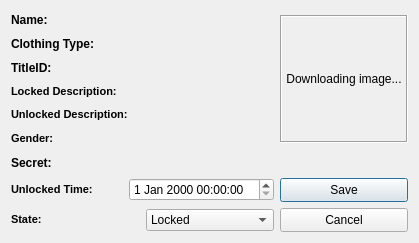
<?xml version="1.0" encoding="UTF-8"?>
<ui version="4.0">
 <class>AvatarAwardDialog</class>
 <widget class="QDialog" name="AvatarAwardDialog">
  <property name="geometry">
   <rect>
    <x>0</x>
    <y>0</y>
    <width>419</width>
    <height>243</height>
   </rect>
  </property>
  <property name="windowTitle">
   <string>Avatar Award Entry</string>
  </property>
  <layout class="QGridLayout" name="gridLayout_2">
   <item row="0" column="0">
    <layout class="QGridLayout" name="gridLayout">
     <item row="0" column="0">
      <widget class="QLabel" name="nameLbl">
       <property name="minimumSize">
        <size>
         <width>261</width>
         <height>16</height>
        </size>
       </property>
       <property name="text">
        <string>&lt;b&gt;Name: &lt;/b&gt;</string>
       </property>
       <property name="wordWrap">
        <bool>true</bool>
       </property>
      </widget>
     </item>
     <item row="0" column="1" rowspan="6">
      <widget class="QLabel" name="awardImg">
       <property name="minimumSize">
        <size>
         <width>128</width>
         <height>128</height>
        </size>
       </property>
       <property name="maximumSize">
        <size>
         <width>128</width>
         <height>128</height>
        </size>
       </property>
       <property name="frameShape">
        <enum>QFrame::Box</enum>
       </property>
       <property name="frameShadow">
        <enum>QFrame::Sunken</enum>
       </property>
       <property name="text">
        <string>Downloading image...</string>
       </property>
       <property name="alignment">
        <set>Qt::AlignCenter</set>
       </property>
       <property name="wordWrap">
        <bool>true</bool>
       </property>
      </widget>
     </item>
     <item row="1" column="0">
      <widget class="QLabel" name="clothingTypeLbl">
       <property name="minimumSize">
        <size>
         <width>261</width>
         <height>16</height>
        </size>
       </property>
       <property name="text">
        <string>&lt;b&gt;Clothing Type: &lt;/b&gt;</string>
       </property>
       <property name="wordWrap">
        <bool>true</bool>
       </property>
      </widget>
     </item>
     <item row="2" column="0">
      <widget class="QLabel" name="titleIdLbl">
       <property name="minimumSize">
        <size>
         <width>261</width>
         <height>16</height>
        </size>
       </property>
       <property name="text">
        <string>&lt;b&gt;TitleID: &lt;/b&gt;</string>
       </property>
       <property name="wordWrap">
        <bool>true</bool>
       </property>
      </widget>
     </item>
     <item row="3" column="0">
      <widget class="QLabel" name="lockedDescLbl">
       <property name="minimumSize">
        <size>
         <width>261</width>
         <height>16</height>
        </size>
       </property>
       <property name="text">
        <string>&lt;!DOCTYPE HTML PUBLIC &quot;-//W3C//DTD HTML 4.0//EN&quot; &quot;http://www.w3.org/TR/REC-html40/strict.dtd&quot;&gt;
&lt;html&gt;&lt;head&gt;&lt;meta name=&quot;qrichtext&quot; content=&quot;1&quot; /&gt;&lt;style type=&quot;text/css&quot;&gt;
p, li { white-space: pre-wrap; }
&lt;/style&gt;&lt;/head&gt;&lt;body style=&quot; font-family:'MS Shell Dlg 2'; font-size:8.25pt; font-weight:400; font-style:normal;&quot;&gt;
&lt;p style=&quot; margin-top:0px; margin-bottom:0px; margin-left:0px; margin-right:0px; -qt-block-indent:0; text-indent:0px;&quot;&gt;&lt;span style=&quot; font-weight:600;&quot;&gt;Locked Description: &lt;/span&gt;&lt;/p&gt;&lt;/body&gt;&lt;/html&gt;</string>
       </property>
       <property name="wordWrap">
        <bool>true</bool>
       </property>
      </widget>
     </item>
     <item row="4" column="0">
      <widget class="QLabel" name="unlockedDescLbl">
       <property name="minimumSize">
        <size>
         <width>261</width>
         <height>16</height>
        </size>
       </property>
       <property name="text">
        <string>&lt;!DOCTYPE HTML PUBLIC &quot;-//W3C//DTD HTML 4.0//EN&quot; &quot;http://www.w3.org/TR/REC-html40/strict.dtd&quot;&gt;
&lt;html&gt;&lt;head&gt;&lt;meta name=&quot;qrichtext&quot; content=&quot;1&quot; /&gt;&lt;style type=&quot;text/css&quot;&gt;
p, li { white-space: pre-wrap; }
&lt;/style&gt;&lt;/head&gt;&lt;body style=&quot; font-family:'MS Shell Dlg 2'; font-size:8.25pt; font-weight:400; font-style:normal;&quot;&gt;
&lt;p style=&quot; margin-top:0px; margin-bottom:0px; margin-left:0px; margin-right:0px; -qt-block-indent:0; text-indent:0px;&quot;&gt;&lt;span style=&quot; font-size:8pt; font-weight:600;&quot;&gt;Unlocked Description: &lt;/span&gt;&lt;/p&gt;&lt;/body&gt;&lt;/html&gt;</string>
       </property>
       <property name="wordWrap">
        <bool>true</bool>
       </property>
      </widget>
     </item>
     <item row="5" column="0">
      <widget class="QLabel" name="genderLbl">
       <property name="minimumSize">
        <size>
         <width>261</width>
         <height>16</height>
        </size>
       </property>
       <property name="text">
        <string>&lt;!DOCTYPE HTML PUBLIC &quot;-//W3C//DTD HTML 4.0//EN&quot; &quot;http://www.w3.org/TR/REC-html40/strict.dtd&quot;&gt;
&lt;html&gt;&lt;head&gt;&lt;meta name=&quot;qrichtext&quot; content=&quot;1&quot; /&gt;&lt;style type=&quot;text/css&quot;&gt;
p, li { white-space: pre-wrap; }
&lt;/style&gt;&lt;/head&gt;&lt;body style=&quot; font-family:'MS Shell Dlg 2'; font-size:8.25pt; font-weight:400; font-style:normal;&quot;&gt;
&lt;p style=&quot; margin-top:0px; margin-bottom:0px; margin-left:0px; margin-right:0px; -qt-block-indent:0; text-indent:0px;&quot;&gt;&lt;span style=&quot; font-size:8pt; font-weight:600;&quot;&gt;Gender: &lt;/span&gt;&lt;/p&gt;&lt;/body&gt;&lt;/html&gt;</string>
       </property>
       <property name="wordWrap">
        <bool>true</bool>
       </property>
      </widget>
     </item>
     <item row="6" column="0">
      <widget class="QLabel" name="secretLbl">
       <property name="text">
        <string>&lt;b&gt;Secret: &lt;/b&gt;</string>
       </property>
      </widget>
     </item>
     <item row="7" column="0" colspan="2">
      <layout class="QVBoxLayout" name="verticalLayout">
       <item>
        <layout class="QHBoxLayout" name="horizontalLayout">
         <item>
          <widget class="QLabel" name="label_8">
           <property name="text">
            <string>&lt;!DOCTYPE HTML PUBLIC &quot;-//W3C//DTD HTML 4.0//EN&quot; &quot;http://www.w3.org/TR/REC-html40/strict.dtd&quot;&gt;
&lt;html&gt;&lt;head&gt;&lt;meta name=&quot;qrichtext&quot; content=&quot;1&quot; /&gt;&lt;style type=&quot;text/css&quot;&gt;
p, li { white-space: pre-wrap; }
&lt;/style&gt;&lt;/head&gt;&lt;body style=&quot; font-family:'MS Shell Dlg 2'; font-size:8.25pt; font-weight:400; font-style:normal;&quot;&gt;
&lt;p style=&quot; margin-top:0px; margin-bottom:0px; margin-left:0px; margin-right:0px; -qt-block-indent:0; text-indent:0px;&quot;&gt;&lt;span style=&quot; font-size:8pt; font-weight:600;&quot;&gt;Unlocked Time:&lt;/span&gt;&lt;/p&gt;&lt;/body&gt;&lt;/html&gt;</string>
           </property>
          </widget>
         </item>
         <item>
          <widget class="QDateTimeEdit" name="unlockedTimeDte"/>
         </item>
         <item>
          <widget class="QPushButton" name="saveBtn">
           <property name="minimumSize">
            <size>
             <width>128</width>
             <height>24</height>
            </size>
           </property>
           <property name="maximumSize">
            <size>
             <width>128</width>
             <height>24</height>
            </size>
           </property>
           <property name="text">
            <string>Save</string>
           </property>
           <property name="icon">
            <iconset resource="images.qrc">
             <normaloff>:/images/save.png</normaloff>:/images/save.png</iconset>
           </property>
          </widget>
         </item>
        </layout>
       </item>
       <item>
        <layout class="QHBoxLayout" name="horizontalLayout_2">
         <item>
          <widget class="QLabel" name="label_7">
           <property name="text">
            <string>&lt;!DOCTYPE HTML PUBLIC &quot;-//W3C//DTD HTML 4.0//EN&quot; &quot;http://www.w3.org/TR/REC-html40/strict.dtd&quot;&gt;
&lt;html&gt;&lt;head&gt;&lt;meta name=&quot;qrichtext&quot; content=&quot;1&quot; /&gt;&lt;style type=&quot;text/css&quot;&gt;
p, li { white-space: pre-wrap; }
&lt;/style&gt;&lt;/head&gt;&lt;body style=&quot; font-family:'MS Shell Dlg 2'; font-size:8.25pt; font-weight:400; font-style:normal;&quot;&gt;
&lt;p style=&quot; margin-top:0px; margin-bottom:0px; margin-left:0px; margin-right:0px; -qt-block-indent:0; text-indent:0px;&quot;&gt;&lt;span style=&quot; font-size:8pt; font-weight:600;&quot;&gt;State: &lt;/span&gt;&lt;/p&gt;&lt;/body&gt;&lt;/html&gt;</string>
           </property>
          </widget>
         </item>
         <item>
          <widget class="QComboBox" name="stateCbx">
           <item>
            <property name="text">
             <string>Locked</string>
            </property>
           </item>
           <item>
            <property name="text">
             <string>Unlocked Offline</string>
            </property>
           </item>
           <item>
            <property name="text">
             <string>Unlocked Online</string>
            </property>
           </item>
          </widget>
         </item>
         <item>
          <widget class="QPushButton" name="cancelBtn">
           <property name="minimumSize">
            <size>
             <width>128</width>
             <height>24</height>
            </size>
           </property>
           <property name="maximumSize">
            <size>
             <width>128</width>
             <height>24</height>
            </size>
           </property>
           <property name="text">
            <string>Cancel</string>
           </property>
           <property name="icon">
            <iconset resource="images.qrc">
             <normaloff>:/images/cancel.png</normaloff>:/images/cancel.png</iconset>
           </property>
          </widget>
         </item>
        </layout>
       </item>
      </layout>
     </item>
    </layout>
   </item>
  </layout>
 </widget>
 <resources>
  <include location="images.qrc"/>
 </resources>
 <connections/>
</ui>
